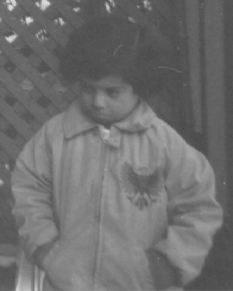
%> input picture Image Processing/Workshops/Week 6/SampleImages/Pout.png, 233 x 291 px
$ octave W6.m   (GNU Octave 9; MATLAB toolbox functions it lacks are replaced by stand-ins)
%> lines starting %> are read from the running program, lines starting %| are printed output that depends on the picture
%Sharpening Spatial Filters

%Task 2.1
I=imread('Pout.png');
%> I is the input picture: size 291x233x3 uint8; min 74, max 221, mean 110.7
I_gray=rgb2gray(I);
C=im2double(I_gray);
Gx=zeros(size(C)); % create an empty image with the same size as the input image
Gy=zeros(size(C));
Gf=zeros(size(C));

%x = [-1 0 1
%     -2 0 2
%     -1 0 1];
%y = [ 1 2 1
%      0 0 0
%    -1 -2 -1];
%ij= [(i-1,j-1) (i-1,j) (i-1,j+1)
%      (i,j-1)   (i,j)   (i,j+1)
%	  (i+1,j-1) (i+1,j) (i+1,j+1)


for i = 2:size(C,1) - 1 %Start from second row, second column, so edges are caught in
 for j = 2:size(C,2) - 1
    Gx(i,j) = C(i-1, j+1) + C(i+1, j+1) + -C(i-1, j-1) + -C(i+1,j-1) + (2 * C(i, j+1) - C(i, j-1));  %Miss middle column, (i,j), (i-1,j), (i+1,j)
	Gy(i,j) = C(i-1, j-1) - C(i+1,j-1) + C(i-1, j+1) - C(i+1, j+1) + (2 * C(i-1, j) - C(i+1, j));%Miss middle row, (i,j), (i,j-1), (i, j+ 1)
	Gf(i,j) = sqrt ((Gx(i,j)^2) + (Gy(i,j)^2));
 end
end
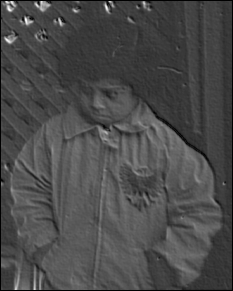
%> Gf: size 291x233 double; min 0, max 2.08, mean 0.609; drawn with min black and max white
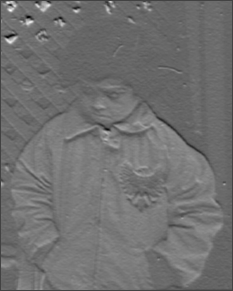
%> Gy: size 291x233 double; min -0.627, max 1.75, mean 0.426; drawn with min black and max white

subplot(2,2,1);
imshow(C);
title('Input Image');
subplot(2,2,2);
imshow(Gx);
title('Vertical Edge Image');
subplot(2,2,3);
imshow(Gy);
title('Horizontal Edge Image');
subplot(2,2,4);
imshow(Gf);
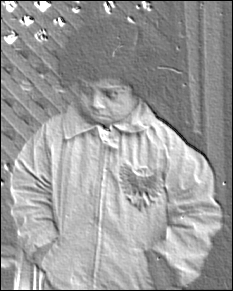
%> displayed picture: size 291x233, on the screen's scale of 0 to 255; min 0, max 255, mean 154.6
title('Final Edge Image');

%Task 2.2
I=imread('Pout.png');
I_gray=rgb2gray(I);
C=im2double(I_gray);
Gx=zeros(size(C));
Gy=zeros(size(C));
Gf=zeros(size(C));
X = fspecial('sobel')';
Y = fspecial('sobel');
Gx = imfilter(C, X);
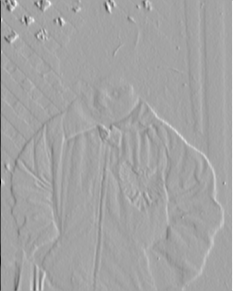
%> Gx: size 291x233 double; min -2.5, max 1.39, mean 0.00139; drawn with min black and max white
Gy = imfilter(C, Y);
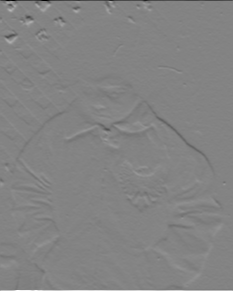
%> Gy: size 291x233 double; min -3.37, max 3.17, mean -0.00112; drawn with min black and max white
%Gf = imfilter (C, sqrt (((Gx)^2) + ((Gy)^2)));
subplot(2,2,1);
imshow(C);
title('Input Image');
subplot(2,2,2);
imshow(Gx);
title('Vertical Edge Image');
subplot(2,2,3);
imshow(Gy);
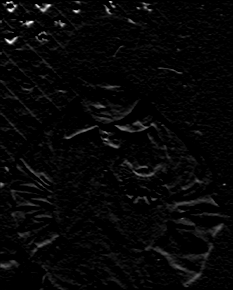
%> displayed picture: size 291x233, on the screen's scale of 0 to 255; min 0, max 255, mean 7.8
title('Horizontal Edge Image');
subplot(2,2,4);
imshow(Gf);
title('Final Edge Image');
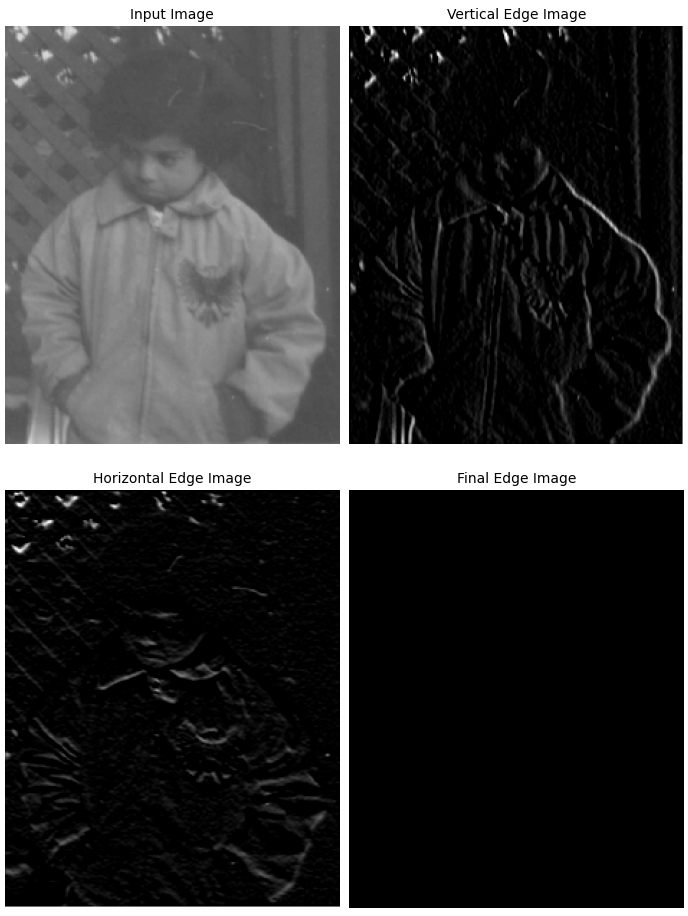
%> figure redrawn from the program's plot data, 4 panels

$ run again, with Image Processing/Workshops/Week 6/SampleImages/Pollen.tif saved as Image Processing/Workshops/Week 6/SampleImages/Pout.png
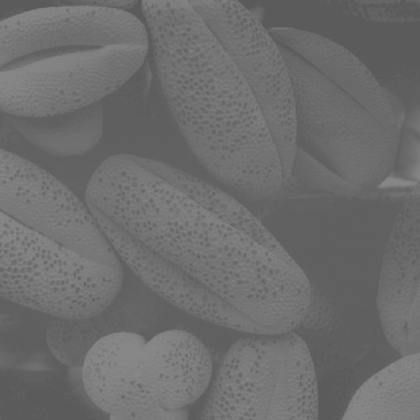
%> input picture Image Processing/Workshops/Week 6/SampleImages/Pollen.tif, 420 x 420 px, shrunk from 889 x 889 before the run
%> I is the input picture: size 420x420 uint8; min 89, max 137, mean 109.1
%> after the loop `for i = 2:size(C,1) - 1`:
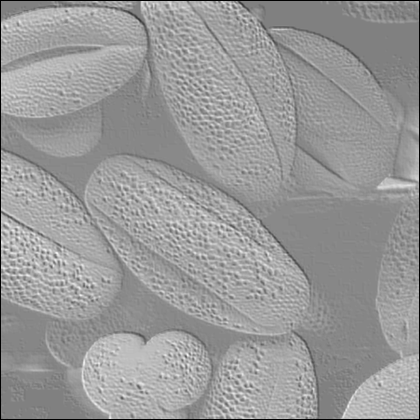
%> Gf: size 420x420 double; min 0, max 0.956, mean 0.601
%> `title('Final Edge Image');`:
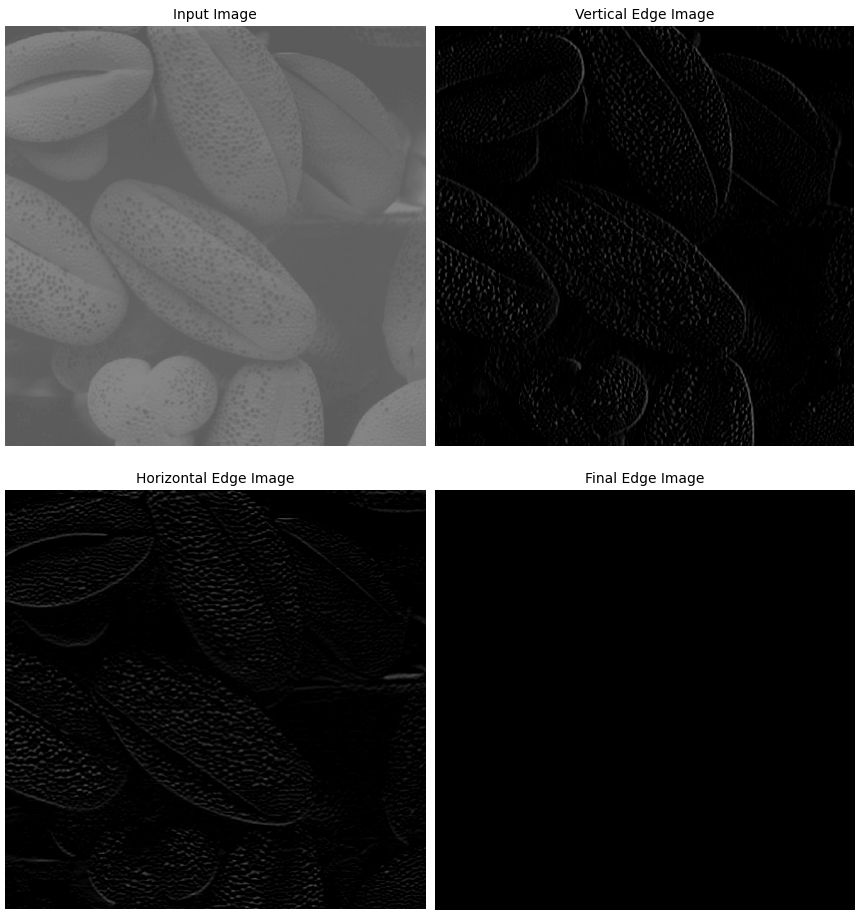
%> figure redrawn from the program's plot data, 4 panels
